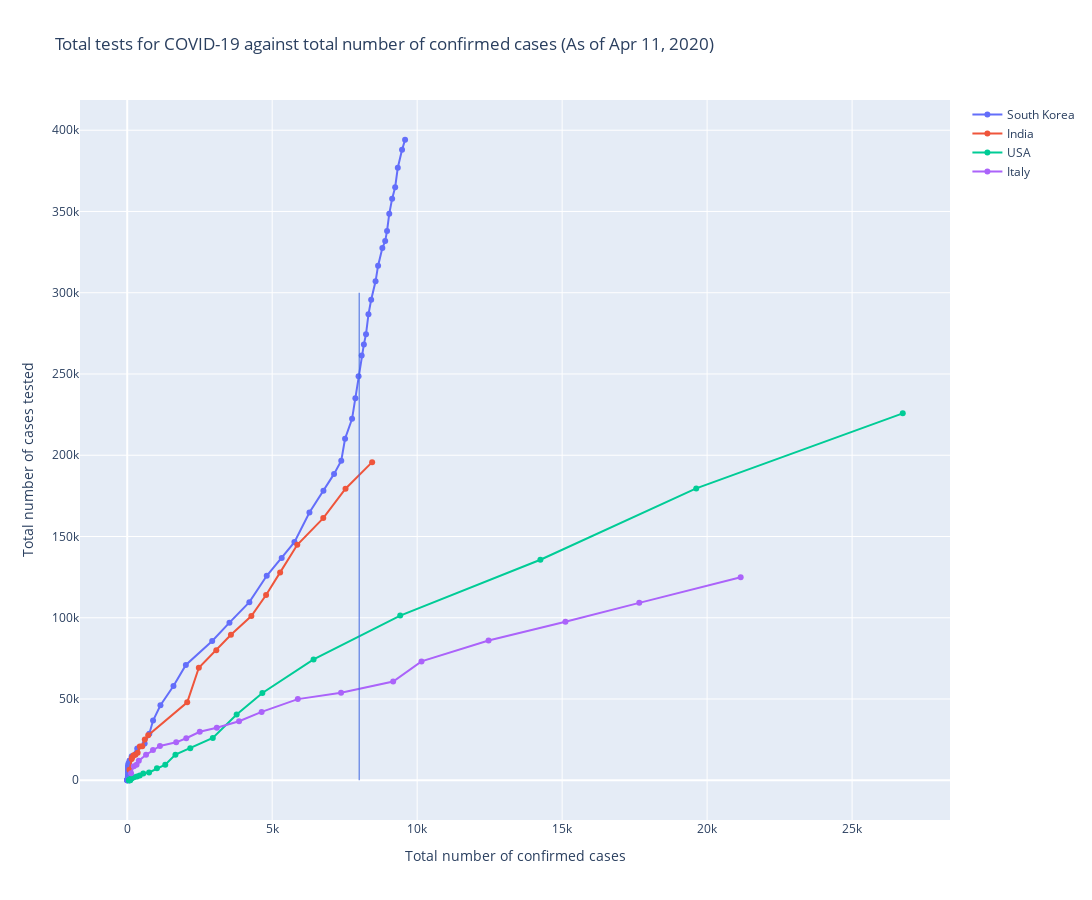

The notebook cell this image was saved under:
### Code cell
fig = go.Figure()
fig.add_trace(go.Scatter(x=sk_test_cases['South Korea'], y=sk_test_cases['Cumulative total tests'],
                         mode='lines+markers', name='South Korea'))

fig.add_trace(go.Scatter(x=india_test_totals['active_cases'], y=india_test_totals['tests'],
                         mode='lines+markers', name='India'))

fig.add_trace(go.Scatter(x=usa_test_cases['United States'], y=usa_test_cases['Cumulative total tests'],
                         mode='lines+markers', name='USA'))

fig.add_trace(go.Scatter(x=italy_test_cases['Italy'], y=italy_test_cases['Cumulative total tests'],
                         mode='lines+markers', name='Italy'))

# fig.add_trace(go.Scatter(x=pk_test_cases['Pakistan'], y=pk_test_cases['Cumulative total tests'],
#                          mode='lines+markers', name='Pakisatan'))

fig.update_layout(title='Total tests for COVID-19 against total number of confirmed cases (As of Apr 11, 2020)',
                   xaxis_title='Total number of confirmed cases',
                   yaxis_title='Total number of cases tested')

# Add shapes
fig.add_shape(
        # Line Vertical
        dict(
            type="line",
            x0=8000,
            y0=0,
            x1=8000,
            y1=300000,
            line=dict(
                color="RoyalBlue",
                width=1
            )
))

fig.update_layout(
    autosize=False,
    width=1200,
    height=900,)

fig.show()

### Figure 1 — Plotly figure (JSON) as saved in the notebook; plotly's stock layout.template omitted (floating-point values rounded to 4 significant figures)
{"data": [{"mode": "lines+markers", "name": "South Korea", "type": "scatter", "x": [1, 1, 2, 3, 4, 4, 4, 12, 15, 15, 16, 18, 23, 24, 24, 25, 27, 28, 28, 28, 28, 28, 29, 30, 31, 46, 80, 155, 345, 601, 762, 892, 1146, 1595, 2022, 2931, 3526, 4212, 4812, 5328, 5766, 6284, 6767, 7134, 7382, 7513, 7755, 7869, 7979, 8086, 8162, 8236, 8320, 8413, 8565, 8652, 8799, 8897, 8961, 9037, 9137, 9241, 9332, 9478, 9583], "y": [11, 16, 25, 48, 57, 187, 244, 371, 429, 429, 607, 714, 885, 1130, 1701, 2340, 2776, 3629, 5074, 5797, 6854, 7519, 7919, 8171, 9265, 10411, 12161, 14816, 19621, 22633, 28615, 36716, 46127, 57990, 70940, 85693, 96985, 109591, 125851, 136707, 146541, 164740, 178189, 188518, 196618, 210144, 222395, 234998, 248647, 261335, 268212, 274504, 286716, 295647, 307024, 316664, 327509, 331780, 338036, 348582, 357896, 364942, 376961, 387925, 394141]}, {"mode": "lines+markers", "name": "India", "type": "scatter", "x": [79, 151, 173, 223, 283, 360, 434, 519, 606, 724, 2069, 2470, 3072, 3577, 4281, 4789, 5274, 5865, 6761, 7529, 8447], "y": [6500, 13125, 14175, 15404, 15701, 16999, 20707, 20864, 25144, 27688, 47951, 69245, 79950, 89534, 101068, 114015, 127919, 144910, 161330, 179374, 195748]}, {"mode": "lines+markers", "name": "USA", "type": "scatter", "x": [60, 66, 69, 89, 103, 125, 159, 233, 338, 433, 554, 754, 1025, 1312, 1663, 2174, 2951, 3774, 4661, 6427, 9415, 14250, 19624, 26747], "y": [9, 18, 31, 35, 66, 916, 1174, 1884, 2260, 2897, 4137, 4817, 7366, 9560, 15777, 19774, 26076, 40402, 53730, 74323, 101337, 135715, 179579, 225782]}, {"mode": "lines+markers", "name": "Italy", "type": "scatter", "x": [132, 229, 322, 400, 650, 888, 1128, 1689, 2036, 2502, 3089, 3858, 4636, 5883, 7375, 9172, 10149, 12462, 15113, 17660, 21157], "y": [4324, 8623, 9587, 12014, 15695, 18661, 21127, 23345, 25856, 29837, 32362, 36359, 42062, 49937, 53826, 60761, 73154, 86011, 97488, 109170, 124899]}], "layout": {"autosize": false, "height": 900, "shapes": [{"line": {"color": "RoyalBlue", "width": 1}, "type": "line", "x0": 8000, "x1": 8000, "y0": 0, "y1": 300000}], "title": {"text": "Total tests for COVID-19 against total number of confirmed cases (As of Apr 11, 2020)"}, "width": 1200, "xaxis": {"title": {"text": "Total number of confirmed cases"}}, "yaxis": {"title": {"text": "Total number of cases tested"}}}}
